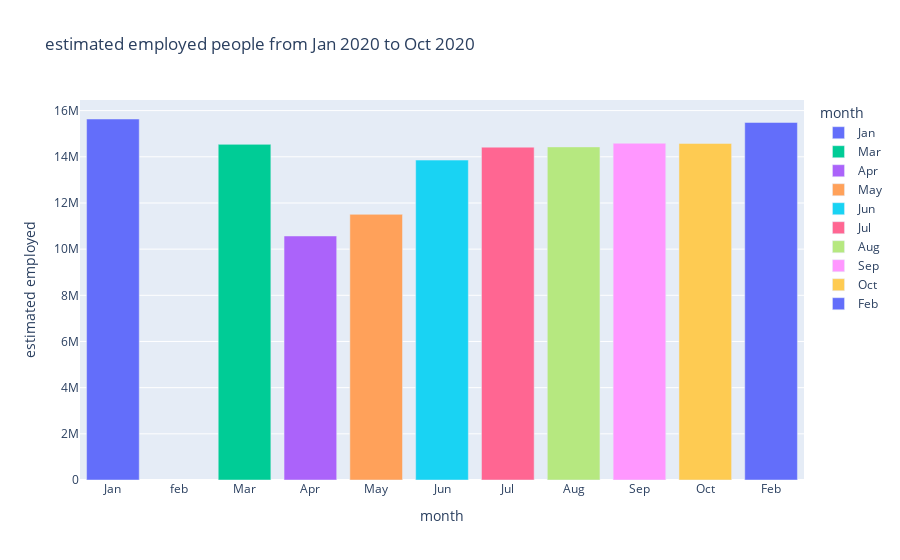

This figure's notebook cell:
### Code cell
fig = px.bar(IND, x='month',y='estimated employed',color='month',
             category_orders={"month": ["Jan","feb","Mar","Apr","May","Jun","Jul","Aug","Sep","Oct"]},
              title='estimated employed people from Jan 2020 to Oct 2020')
fig.show()

### Figure 1 — Plotly figure (JSON) as saved in the notebook; plotly's stock layout.template omitted (floating-point values rounded to 4 significant figures)
{"data": [{"alignmentgroup": "True", "hovertemplate": "month=%{x}<br>estimated employed=%{y}<extra></extra>", "legendgroup": "Jan", "marker": {"color": "#636efa", "pattern": {"shape": ""}}, "name": "Jan", "offsetgroup": "Jan", "orientation": "v", "showlegend": true, "textposition": "auto", "type": "bar", "x": ["Jan"], "xaxis": "x", "y": [15640000.0], "yaxis": "y"}, {"alignmentgroup": "True", "hovertemplate": "month=%{x}<br>estimated employed=%{y}<extra></extra>", "legendgroup": "Mar", "marker": {"color": "#00cc96", "pattern": {"shape": ""}}, "name": "Mar", "offsetgroup": "Mar", "orientation": "v", "showlegend": true, "textposition": "auto", "type": "bar", "x": ["Mar"], "xaxis": "x", "y": [14540000.0], "yaxis": "y"}, {"alignmentgroup": "True", "hovertemplate": "month=%{x}<br>estimated employed=%{y}<extra></extra>", "legendgroup": "Apr", "marker": {"color": "#ab63fa", "pattern": {"shape": ""}}, "name": "Apr", "offsetgroup": "Apr", "orientation": "v", "showlegend": true, "textposition": "auto", "type": "bar", "x": ["Apr"], "xaxis": "x", "y": [10570199], "yaxis": "y"}, {"alignmentgroup": "True", "hovertemplate": "month=%{x}<br>estimated employed=%{y}<extra></extra>", "legendgroup": "May", "marker": {"color": "#FFA15A", "pattern": {"shape": ""}}, "name": "May", "offsetgroup": "May", "orientation": "v", "showlegend": true, "textposition": "auto", "type": "bar", "x": ["May"], "xaxis": "x", "y": [11510000.0], "yaxis": "y"}, {"alignmentgroup": "True", "hovertemplate": "month=%{x}<br>estimated employed=%{y}<extra></extra>", "legendgroup": "Jun", "marker": {"color": "#19d3f3", "pattern": {"shape": ""}}, "name": "Jun", "offsetgroup": "Jun", "orientation": "v", "showlegend": true, "textposition": "auto", "type": "bar", "x": ["Jun"], "xaxis": "x", "y": [13860000.0], "yaxis": "y"}, {"alignmentgroup": "True", "hovertemplate": "month=%{x}<br>estimated employed=%{y}<extra></extra>", "legendgroup": "Jul", "marker": {"color": "#FF6692", "pattern": {"shape": ""}}, "name": "Jul", "offsetgroup": "Jul", "orientation": "v", "showlegend": true, "textposition": "auto", "type": "bar", "x": ["Jul"], "xaxis": "x", "y": [14420000.0], "yaxis": "y"}, {"alignmentgroup": "True", "hovertemplate": "month=%{x}<br>estimated employed=%{y}<extra></extra>", "legendgroup": "Aug", "marker": {"color": "#B6E880", "pattern": {"shape": ""}}, "name": "Aug", "offsetgroup": "Aug", "orientation": "v", "showlegend": true, "textposition": "auto", "type": "bar", "x": ["Aug"], "xaxis": "x", "y": [14430000.0], "yaxis": "y"}, {"alignmentgroup": "True", "hovertemplate": "month=%{x}<br>estimated employed=%{y}<extra></extra>", "legendgroup": "Sep", "marker": {"color": "#FF97FF", "pattern": {"shape": ""}}, "name": "Sep", "offsetgroup": "Sep", "orientation": "v", "showlegend": true, "textposition": "auto", "type": "bar", "x": ["Sep"], "xaxis": "x", "y": [14590000.0], "yaxis": "y"}, {"alignmentgroup": "True", "hovertemplate": "month=%{x}<br>estimated employed=%{y}<extra></extra>", "legendgroup": "Oct", "marker": {"color": "#FECB52", "pattern": {"shape": ""}}, "name": "Oct", "offsetgroup": "Oct", "orientation": "v", "showlegend": true, "textposition": "auto", "type": "bar", "x": ["Oct"], "xaxis": "x", "y": [14580000.0], "yaxis": "y"}, {"alignmentgroup": "True", "hovertemplate": "month=%{x}<br>estimated employed=%{y}<extra></extra>", "legendgroup": "Feb", "marker": {"color": "#636efa", "pattern": {"shape": ""}}, "name": "Feb", "offsetgroup": "Feb", "orientation": "v", "showlegend": true, "textposition": "auto", "type": "bar", "x": ["Feb"], "xaxis": "x", "y": [15490000.0], "yaxis": "y"}], "layout": {"barmode": "relative", "legend": {"title": {"text": "month"}, "tracegroupgap": 0}, "title": {"text": "estimated employed people from Jan 2020 to Oct 2020"}, "xaxis": {"anchor": "y", "categoryarray": ["Jan", "feb", "Mar", "Apr", "May", "Jun", "Jul", "Aug", "Sep", "Oct", "Feb"], "categoryorder": "array", "domain": [0, 1], "title": {"text": "month"}}, "yaxis": {"anchor": "x", "domain": [0, 1], "title": {"text": "estimated employed"}}}}
